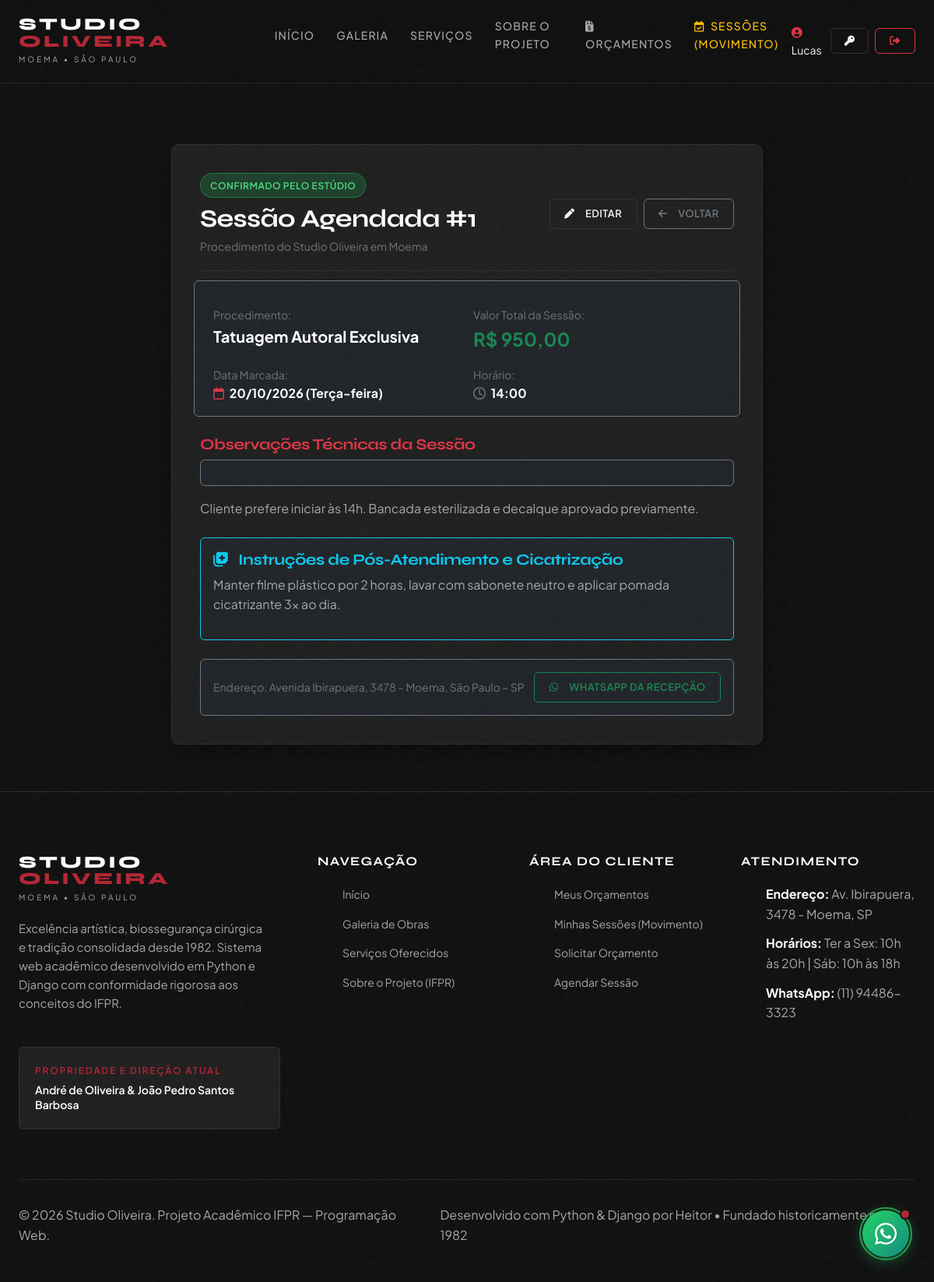
The app's page /agendamento/detalhar/1/ (signed in) with its own data.
### website/models.py (models this page shows, shortened)
class Agendamento(models.Model):
    STATUS_CHOICES = [
        ('solicitado', 'Sessão Solicitada'),
        ('confirmado', 'Confirmado pelo Estúdio'),
        ('em_andamento', 'Procedimento em Execução'),
        ('concluido', 'Sessão Concluída com Sucesso'),
        ('cancelado', 'Sessão Cancelada'),
    ]
    usuario = models.ForeignKey(User, on_delete=models.CASCADE, related_name='agendamentos', verbose_name='Cliente')
    servico = models.ForeignKey(Servico, on_delete=models.PROTECT, related_name='agendamentos', verbose_name='Procedimento')
    orcamento = models.ForeignKey(Orcamento, on_delete=models.SET_NULL, null=True, blank=True, related_name='agendamentos', verbose_name='Orçamento Vinculado (Opcional)')
    data_agendada = models.DateField(verbose_name='Data Agendada')
    horario = models.TimeField(verbose_name='Horário da Sessão')
    status = models.CharField(max_length=20, choices=STATUS_CHOICES, default='solicitado', verbose_name='Status do Atendimento')
    valor_total = models.DecimalField(max_digits=8, decimal_places=2, verbose_name='Valor Total da Sessão (R$)')
    observacoes_sessao = models.TextField(blank=True, null=True, verbose_name='Observações Técnicas da Sessão')
    cuidados_pos_procedimento = models.TextField(blank=True, null=True, verbose_name='Instruções de Pós-Atendimento e Cicatrização')
    criado_em = models.DateTimeField(auto_now_add=True, verbose_name='Registrado em')
    atualizado_em = models.DateTimeField(auto_now=True)
    class Meta:
        verbose_name = 'Agendamento de Sessão (Movimento)'
        verbose_name_plural = 'Agendamentos de Sessões (Movimento)'
        ordering = ['-data_agendada', '-horario']

class Servico(models.Model):
    categoria = models.ForeignKey(CategoriaServico, on_delete=models.PROTECT, related_name='servicos', verbose_name='Categoria')
    nome = models.CharField(max_length=120, verbose_name='Nome do Procedimento')
    descricao = models.TextField(verbose_name='Descrição Detalhada')
    preco_base = models.DecimalField(max_digits=8, decimal_places=2, verbose_name='Preço Base Estimado (R$)')
    duracao_minutos = models.PositiveIntegerField(default=60, verbose_name='Duração Estimada (Minutos)')
    ativo = models.BooleanField(default=True, verbose_name='Disponível para Atendimento')
    destaque = models.BooleanField(default=False, verbose_name='Exibir em Destaque na Home')
    usuario = models.ForeignKey(User, on_delete=models.SET_NULL, null=True, blank=True, verbose_name='Cadastrado por')
    cadastrado_em = models.DateTimeField(auto_now_add=True)
    class Meta:
        verbose_name = 'Serviço'
        verbose_name_plural = 'Serviços'
        ordering = ['categoria', 'nome']

### website/views.py (the view)
# urls.py: path('agendamento/detalhar/<int:pk>/', views.AgendamentoDetail.as_view(), name='agendamento-detalhar'),
class AgendamentoDetail(LoginRequiredMixin, DetailView):
    model = Agendamento
    template_name = 'website/agendamento_detail.html'
    context_object_name = 'agendamento'
    def get_queryset(self):
        qs = Agendamento.objects.select_related('servico', 'orcamento', 'usuario')
        if not self.request.user.groups.filter(name__in=['Administrador', 'Gerente']).exists():
            qs = qs.filter(usuario=self.request.user)
        return qs

### templates/website/agendamento_detail.html (shortened to what this page needs)
{% extends 'base.html' %}
{% block content %}
<div class="container django-app-container">
  <div class="row justify-content-center">
    <div class="col-lg-8">
      <div class="panel-card">
        <div class="panel-header">
          <div>
            <span class="badge-status {{ agendamento.status }} mb-2 d-inline-block">{{ agendamento.get_status_display }}</span>
            <h1 class="h2 text-white fw-bold m-0">Sessão Agendada #{{ agendamento.id }}</h1>
            <p class="text-secondary small mt-1 mb-0">Procedimento do Studio Oliveira em Moema</p>
          </div>
          <div class="d-flex gap-2">
            <a href="{% url 'agendamento-editar' agendamento.pk %}" class="btn btn-secondary btn-sm"><i class="fa-solid fa-pen me-1"></i> Editar</a>
            <a href="{% url 'agendamento-listar' %}" class="btn btn-outline-secondary btn-sm"><i class="fa-solid fa-arrow-left me-1"></i> Voltar</a>
          </div>
        </div>
        <div class="row g-3 p-3 bg-dark rounded border border-secondary mb-4 text-light">
          <div class="col-sm-6">
            <span class="text-secondary small d-block">Procedimento:</span>
            <strong class="text-white fs-5">{{ agendamento.servico.nome }}</strong>
          </div>
          <div class="col-sm-6">
            <span class="text-secondary small d-block">Valor Total da Sessão:</span>
            <strong class="text-success fs-4">R$ {{ agendamento.valor_total }}</strong>
          </div>
          <div class="col-sm-6">
            <span class="text-secondary small d-block">Data Marcada:</span>
            <strong class="text-white"><i class="fa-regular fa-calendar me-1 text-danger"></i> {{ agendamento.data_agendada|date:"d/m/Y (l)" }}</strong>
          </div>
          <div class="col-sm-6">
            <span class="text-secondary small d-block">Horário:</span>
            <strong class="text-white"><i class="fa-regular fa-clock me-1 text-secondary"></i> {{ agendamento.horario|time:"H:i" }}</strong>
          </div>
        </div>
        {% if agendamento.observacoes_sessao %}
          <div class="mb-4">
            <h5 class="text-danger">Observações Técnicas da Sessão</h5>
            <p class="text-light p-3 bg-dark rounded border border-secondary">{{ agendamento.observacoes_sessao|linebreaks }}</p>
          </div>
        {% endif %}
        {% if agendamento.cuidados_pos_procedimento %}
          <div class="p-3 rounded border border-info bg-dark mb-4">
            <h5 class="text-info"><i class="fa-solid fa-notes-medical me-2"></i> Instruções de Pós-Atendimento e Cicatrização</h5>
            <p class="text-light mb-0">{{ agendamento.cuidados_pos_procedimento|linebreaks }}</p>
          </div>
        {% endif %}
        <div class="p-3 bg-dark rounded border border-secondary text-secondary small d-flex justify-content-between align-items-center">
          <span>Endereço: Avenida Ibirapuera, 3478 – Moema, São Paulo – SP</span>
          <a href="https://api.whatsapp.com/send?phone=5511944863323&text=Ol%C3%A1!%20Gostaria%20de%20confirmar%20detalhes%20da%20minha%20sess%C3%A3o%20%23{{ agendamento.id }}." target="_blank" rel="noopener noreferrer" class="btn btn-outline-success btn-sm">
            <i class="fa-brands fa-whatsapp me-1"></i> WhatsApp da Recepção
          </a>
        </div>
      </div>
    </div>
  </div>
</div>
{% endblock %}

### templates/base.html (shortened to what this page needs)
{% load static %}
<!DOCTYPE html>
<html lang="pt-BR">
<head>
  <link href="https://cdn.jsdelivr.net/npm/bootstrap@5.3.3/dist/css/bootstrap.min.css" rel="stylesheet">
  <link rel="stylesheet" href="https://cdnjs.cloudflare.com/ajax/libs/font-awesome/6.5.2/css/all.min.css">
  <link rel="stylesheet" href="{% static 'css/style.css' %}">
</head>
<body>
  <header class="site-header" id="siteHeader">
    <div class="container header-container">
      <a href="{% url 'home' %}" class="brand-logo" aria-label="Studio Oliveira">
        <span class="logo-main">STUDIO <span>OLIVEIRA</span></span>
        <span class="logo-sub">Moema • São Paulo</span>
      </a>
      <nav class="desktop-nav" aria-label="Navegação Principal">
        <ul class="nav-menu">
          <li><a href="{% url 'home' %}" class="nav-link">Início</a></li>
          <li><a href="{% url 'tatuagem-listar' %}" class="nav-link">Galeria</a></li>
          <li><a href="{% url 'servico-listar' %}" class="nav-link">Serviços</a></li>
          <li><a href="{% url 'sobre' %}" class="nav-link">Sobre o Projeto</a></li>
          {% if request.user.is_authenticated %}
            <li><a href="{% url 'orcamento-listar' %}" class="nav-link"><i class="fa-solid fa-file-invoice-dollar me-1"></i> Orçamentos</a></li>
            <li><a href="{% url 'agendamento-listar' %}" class="nav-link text-warning"><i class="fa-regular fa-calendar-check me-1"></i> Sessões (Movimento)</a></li>
          {% endif %}
        </ul>
      </nav>
      <div class="header-actions">
        {% if request.user.is_authenticated %}
          <div class="d-flex align-items-center gap-2">
            <span class="d-none d-lg-inline-block small text-light">
              <i class="fa-solid fa-user-circle text-danger me-1"></i> {{ request.user.first_name|default:request.user.username }}
            </span>
            <a href="{% url 'alterar-senha' %}" class="btn btn-secondary btn-sm" title="Alterar Senha"><i class="fa-solid fa-key"></i></a>
            <form action="{% url 'logout' %}" method="POST" style="display:inline;">
              <button type="submit" class="btn btn-outline-danger btn-sm" title="Sair do Sistema"><i class="fa-solid fa-right-from-bracket"></i></button>
            </form>
          </div>
        {% else %}
          <a href="{% url 'login' %}" class="btn btn-secondary btn-sm"><i class="fa-solid fa-right-to-bracket me-1"></i> Entrar</a>
          <a href="{% url 'cadastrar' %}" class="btn btn-primary btn-sm"><i class="fa-solid fa-user-plus me-1"></i> Cadastrar</a>
        {% endif %}
      </div>
    </div>
  </header>
  <div class="container" style="padding-top: 85px;">
  </div>
  <main>
    {% block content %}{% endblock %}
  </main>
  <footer class="site-footer">
    <div class="container">
      <div class="footer-grid">
        <div class="footer-brand">
          <a href="{% url 'home' %}" class="brand-logo" aria-label="Studio Oliveira">
            <span class="logo-main">STUDIO <span>OLIVEIRA</span></span>
            <span class="logo-sub">Moema • São Paulo</span>
          </a>
          <p class="footer-desc">
            Excelência artística, biossegurança cirúrgica e tradição consolidada desde 1982. Sistema web acadêmico desenvolvido em Python e Django com conformidade rigorosa aos conceitos do IFPR.
          </p>
          <div class="footer-owners-card">
            <div class="footer-owners-label">Propriedade e Direção Atual</div>
            <div class="footer-owners-names">André de Oliveira &amp; João Pedro Santos Barbosa</div>
          </div>
        </div>
        <div>
          <h4 class="footer-title">Navegação</h4>
          <ul class="footer-links">
            <li><a href="{% url 'home' %}" class="footer-link">Início</a></li>
            <li><a href="{% url 'tatuagem-listar' %}" class="footer-link">Galeria de Obras</a></li>
            <li><a href="{% url 'servico-listar' %}" class="footer-link">Serviços Oferecidos</a></li>
            <li><a href="{% url 'sobre' %}" class="footer-link">Sobre o Projeto (IFPR)</a></li>
          </ul>
        </div>
        <div>
          <h4 class="footer-title">Área do Cliente</h4>
          <ul class="footer-links">
            {% if request.user.is_authenticated %}
              <li><a href="{% url 'orcamento-listar' %}" class="footer-link">Meus Orçamentos</a></li>
              <li><a href="{% url 'agendamento-listar' %}" class="footer-link">Minhas Sessões (Movimento)</a></li>
              <li><a href="{% url 'orcamento-cadastrar' %}" class="footer-link">Solicitar Orçamento</a></li>
              <li><a href="{% url 'agendamento-cadastrar' %}" class="footer-link">Agendar Sessão</a></li>
            {% else %}
              <li><a href="{% url 'login' %}" class="footer-link">Fazer Login</a></li>
              <li><a href="{% url 'cadastrar' %}" class="footer-link">Criar Conta</a></li>
            {% endif %}
          </ul>
        </div>
        <div>
          <h4 class="footer-title">Atendimento</h4>
          <ul class="footer-links">
            <li style="color: var(--text-secondary);"><strong style="color: var(--text-pure);">Endereço:</strong> Av. Ibirapuera, 3478 - Moema, SP</li>
            <li style="color: var(--text-secondary);"><strong style="color: var(--text-pure);">Horários:</strong> Ter a Sex: 10h às 20h | Sáb: 10h às 18h</li>
            <li style="color: var(--text-secondary);"><strong style="color: var(--text-pure);">WhatsApp:</strong> (11) 94486-3323</li>
          </ul>
        </div>
      </div>
      <div class="footer-bottom">
        <p>&copy; 2026 Studio Oliveira. Projeto Acadêmico IFPR — Programação Web.</p>
        <p>Desenvolvido com Python &amp; Django por Heitor • Fundado historicamente em 1982</p>
      </div>
    </div>
  </footer>
  <a href="https://api.whatsapp.com/send?phone=5511944863323&text=Ol%C3%A1!%20Gostaria%20de%20solicitar%20um%20or%C3%A7amento%20no%20Studio%20Oliveira."
     class="floating-whatsapp"
     target="_blank"
     rel="noopener noreferrer"
     aria-label="Conversar pelo WhatsApp">
    <div class="floating-whatsapp-pulse"></div>
    <div class="whatsapp-badge"></div>
    <i class="fa-brands fa-whatsapp fa-2xl"></i>
  </a>
</body>
</html>

### templates/base.html (style rules this page uses)
.django-app-container { min-height: calc(100vh - 160px); padding-top: 100px; padding-bottom: 60px; }
.panel-card { background-color: var(--bg-card); border: 1px solid var(--border-subtle); border-radius: var(--radius-md); padding: 2.25rem; box-shadow: var(--shadow-card); color: var(--text-primary); }
.panel-header { border-bottom: 1px solid var(--border-subtle); padding-bottom: 1.25rem; margin-bottom: 1.75rem; display: flex; justify-content: space-between; align-items: center; flex-wrap: wrap; gap: 1rem; }
.badge-status { padding: 0.35rem 0.75rem; border-radius: var(--radius-full); font-size: 0.75rem; font-weight: 600; text-transform: uppercase; letter-spacing: 0.05em; }
.badge-status.aprovado, .badge-status.confirmado, .badge-status.concluido { background-color: rgba(34, 197, 94, 0.2); color: #4ade80; border: 1px solid rgba(34, 197, 94, 0.4); }

### records on screen
Agendamento: status "CONFIRMADO PELO ESTÚDIO", id "1", servico.nome "Tatuagem Autoral Exclusiva", valor_total "950,00", data_agendada "20/10/2026 (Terça-feira)", horario "14:00", observacoes_sessao "Cliente prefere iniciar às 14h. Bancada esterilizada e decalque aprovado previamente.", cuidados_pos_procedimento "Manter filme plástico por 2 horas, lavar com sabonete neutro e aplicar pomada cicatrizante 3x ao dia."

### other values on screen
{{ request.user.first_name|default:request.user.username }} "Lucas"
